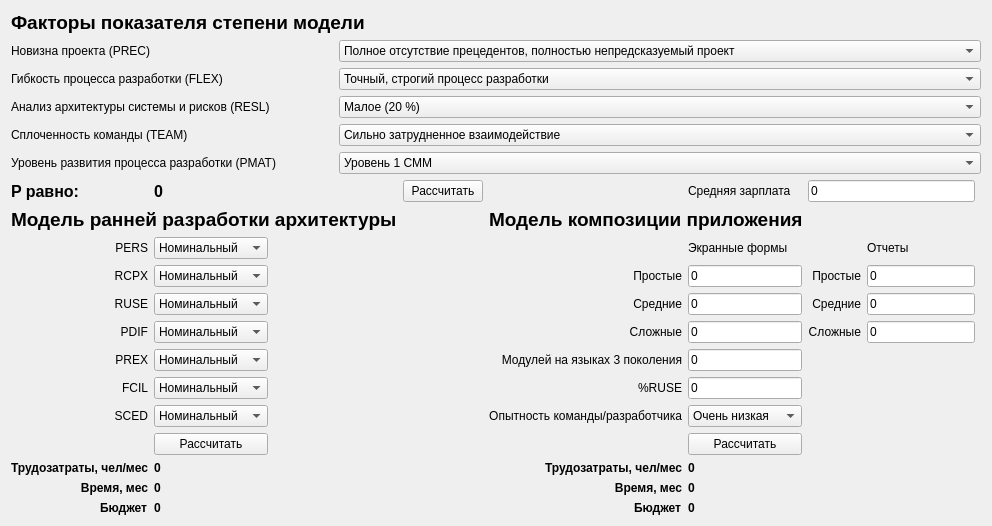
      <widget class="QWidget" name="tab_2">
       <attribute name="title">
        <string>Модели композиции и ранней разработки архитектуры</string>
       </attribute>
       <layout class="QGridLayout" name="gridLayout_3">
        <item row="7" column="1">
         <widget class="QLabel" name="PLabel">
          <property name="font">
           <font>
            <pointsize>12</pointsize>
            <weight>75</weight>
            <bold>true</bold>
           </font>
          </property>
          <property name="text">
           <string>0</string>
          </property>
         </widget>
        </item>
        <item row="7" column="0">
         <widget class="QLabel" name="label_45">
          <property name="font">
           <font>
            <pointsize>12</pointsize>
            <weight>75</weight>
            <bold>true</bold>
           </font>
          </property>
          <property name="text">
           <string>P равно:</string>
          </property>
         </widget>
        </item>
        <item row="13" column="8">
         <widget class="QLineEdit" name="reportMediumEdit">
          <property name="text">
           <string>0</string>
          </property>
         </widget>
        </item>
        <item row="17" column="1">
         <widget class="QComboBox" name="archComboBox_7">
          <property name="currentIndex">
           <number>2</number>
          </property>
          <item>
           <property name="text">
            <string>Очень низкий</string>
           </property>
          </item>
          <item>
           <property name="text">
            <string>Низкий</string>
           </property>
          </item>
          <item>
           <property name="text">
            <string>Номинальный</string>
           </property>
          </item>
          <item>
           <property name="text">
            <string>Высокий</string>
           </property>
          </item>
          <item>
           <property name="text">
            <string>Очень высокий</string>
           </property>
          </item>
         </widget>
        </item>
        <item row="16" column="0">
         <widget class="QLabel" name="label_55">
          <property name="text">
           <string>FCIL</string>
          </property>
          <property name="alignment">
           <set>Qt::AlignRight|Qt::AlignTrailing|Qt::AlignVCenter</set>
          </property>
         </widget>
        </item>
        <item row="16" column="1">
         <widget class="QComboBox" name="archComboBox_6">
          <property name="currentIndex">
           <number>2</number>
          </property>
          <item>
           <property name="text">
            <string>Очень низкий</string>
           </property>
          </item>
          <item>
           <property name="text">
            <string>Низкий</string>
           </property>
          </item>
          <item>
           <property name="text">
            <string>Номинальный</string>
           </property>
          </item>
          <item>
           <property name="text">
            <string>Высокий</string>
           </property>
          </item>
          <item>
           <property name="text">
            <string>Очень высокий</string>
           </property>
          </item>
          <item>
           <property name="text">
            <string>Сверхвысокий</string>
           </property>
          </item>
         </widget>
        </item>
        <item row="17" column="0">
         <widget class="QLabel" name="label_56">
          <property name="text">
           <string>SCED</string>
          </property>
          <property name="alignment">
           <set>Qt::AlignRight|Qt::AlignTrailing|Qt::AlignVCenter</set>
          </property>
         </widget>
        </item>
        <item row="20" column="0">
         <widget class="QLabel" name="label_69">
          <property name="font">
           <font>
            <weight>75</weight>
            <bold>true</bold>
           </font>
          </property>
          <property name="text">
           <string>Время, мес</string>
          </property>
          <property name="alignment">
           <set>Qt::AlignRight|Qt::AlignTrailing|Qt::AlignVCenter</set>
          </property>
         </widget>
        </item>
        <item row="10" column="8">
         <widget class="QLabel" name="label_63">
          <property name="text">
           <string>Отчеты</string>
          </property>
         </widget>
        </item>
        <item row="20" column="1">
         <widget class="QLabel" name="archTimeLabel">
          <property name="font">
           <font>
            <weight>75</weight>
            <bold>true</bold>
           </font>
          </property>
          <property name="text">
           <string>0</string>
          </property>
         </widget>
        </item>
        <item row="10" column="6">
         <widget class="QLabel" name="label_59">
          <property name="text">
           <string>Экранные формы</string>
          </property>
         </widget>
        </item>
        <item row="19" column="1">
         <widget class="QLabel" name="archLabLabel">
          <property name="font">
           <font>
            <weight>75</weight>
            <bold>true</bold>
           </font>
          </property>
          <property name="text">
           <string>0</string>
          </property>
         </widget>
        </item>
        <item row="19" column="6">
         <widget class="QLabel" name="compLabLabel">
          <property name="font">
           <font>
            <weight>75</weight>
            <bold>true</bold>
           </font>
          </property>
          <property name="text">
           <string>0</string>
          </property>
         </widget>
        </item>
        <item row="18" column="1">
         <widget class="QPushButton" name="archCalculateButton">
          <property name="text">
           <string>Рассчитать</string>
          </property>
         </widget>
        </item>
        <item row="18" column="6">
         <widget class="QPushButton" name="compCalculateButton">
          <property name="text">
           <string>Рассчитать</string>
          </property>
         </widget>
        </item>
        <item row="20" column="5">
         <widget class="QLabel" name="label_75">
          <property name="font">
           <font>
            <weight>75</weight>
            <bold>true</bold>
           </font>
          </property>
          <property name="text">
           <string>Время, мес</string>
          </property>
          <property name="alignment">
           <set>Qt::AlignRight|Qt::AlignTrailing|Qt::AlignVCenter</set>
          </property>
         </widget>
        </item>
        <item row="20" column="6">
         <widget class="QLabel" name="compTimeLabel">
          <property name="font">
           <font>
            <weight>75</weight>
            <bold>true</bold>
           </font>
          </property>
          <property name="text">
           <string>0</string>
          </property>
         </widget>
        </item>
        <item row="19" column="5">
         <widget class="QLabel" name="label_74">
          <property name="font">
           <font>
            <weight>75</weight>
            <bold>true</bold>
           </font>
          </property>
          <property name="text">
           <string>Трудозатраты, чел/мес</string>
          </property>
          <property name="alignment">
           <set>Qt::AlignRight|Qt::AlignTrailing|Qt::AlignVCenter</set>
          </property>
         </widget>
        </item>
        <item row="14" column="6">
         <widget class="QLineEdit" name="screenDifficultEdit">
          <property name="text">
           <string>0</string>
          </property>
         </widget>
        </item>
        <item row="14" column="7">
         <widget class="QLabel" name="label_66">
          <property name="text">
           <string>Сложные</string>
          </property>
          <property name="alignment">
           <set>Qt::AlignRight|Qt::AlignTrailing|Qt::AlignVCenter</set>
          </property>
         </widget>
        </item>
        <item row="12" column="5">
         <widget class="QLabel" name="label_60">
          <property name="text">
           <string>Простые</string>
          </property>
          <property name="alignment">
           <set>Qt::AlignRight|Qt::AlignTrailing|Qt::AlignVCenter</set>
          </property>
         </widget>
        </item>
        <item row="15" column="1">
         <widget class="QComboBox" name="archComboBox_5">
          <property name="currentIndex">
           <number>2</number>
          </property>
          <item>
           <property name="text">
            <string>Очень низкий</string>
           </property>
          </item>
          <item>
           <property name="text">
            <string>Низкий</string>
           </property>
          </item>
          <item>
           <property name="text">
            <string>Номинальный</string>
           </property>
          </item>
          <item>
           <property name="text">
            <string>Высокий</string>
           </property>
          </item>
          <item>
           <property name="text">
            <string>Очень высокий</string>
           </property>
          </item>
          <item>
           <property name="text">
            <string>Сверхвысокий</string>
           </property>
          </item>
         </widget>
        </item>
        <item row="3" column="0" colspan="3">
         <widget class="QLabel" name="label_23">
          <property name="text">
           <string>Анализ архитектуры системы и рисков (RESL)</string>
          </property>
         </widget>
        </item>
        <item row="5" column="0" colspan="3">
         <widget class="QLabel" name="label_25">
          <property name="text">
           <string>Уровень развития процесса разработки (PMAT)</string>
          </property>
         </widget>
        </item>
        <item row="9" column="0" colspan="4">
         <widget class="QLabel" name="label_48">
          <property name="font">
           <font>
            <pointsize>14</pointsize>
            <weight>75</weight>
            <bold>true</bold>
           </font>
          </property>
          <property name="text">
           <string>Модель ранней разработки архитектуры</string>
          </property>
         </widget>
        </item>
        <item row="2" column="3" colspan="7">
         <widget class="QComboBox" name="powComboBox_2">
          <item>
           <property name="text">
            <string>Точный, строгий процесс разработки</string>
           </property>
          </item>
          <item>
           <property name="text">
            <string>Случайные послабления в процессе</string>
           </property>
          </item>
          <item>
           <property name="text">
            <string>Некоторые послабления в процессе</string>
           </property>
          </item>
          <item>
           <property name="text">
            <string>Большей частью согласованный процесс </string>
           </property>
          </item>
          <item>
           <property name="text">
            <string>Некоторое согласование процесса</string>
           </property>
          </item>
          <item>
           <property name="text">
            <string>Заказчик определил только общие цели </string>
           </property>
          </item>
         </widget>
        </item>
        <item row="1" column="0" colspan="3">
         <widget class="QLabel" name="label_21">
          <property name="text">
           <string>Новизна проекта (PREC)</string>
          </property>
         </widget>
        </item>
        <item row="4" column="3" colspan="7">
         <widget class="QComboBox" name="powComboBox_4">
          <item>
           <property name="text">
            <string>Сильно затрудненное взаимодействие</string>
           </property>
          </item>
          <item>
           <property name="text">
            <string>Несколько затрудненное взаимодействие</string>
           </property>
          </item>
          <item>
           <property name="text">
            <string>Некоторая согласованность</string>
           </property>
          </item>
          <item>
           <property name="text">
            <string>Повышенная согласованность</string>
           </property>
          </item>
          <item>
           <property name="text">
            <string>Высокая согласованность</string>
           </property>
          </item>
          <item>
           <property name="text">
            <string>Взаимодействие как в едином целом</string>
           </property>
          </item>
         </widget>
        </item>
        <item row="4" column="0" colspan="3">
         <widget class="QLabel" name="label_24">
          <property name="text">
           <string>Сплоченность команды (TEAM)</string>
          </property>
         </widget>
        </item>
        <item row="10" column="0">
         <widget class="QLabel" name="label_50">
          <property name="text">
           <string>PERS</string>
          </property>
          <property name="alignment">
           <set>Qt::AlignRight|Qt::AlignTrailing|Qt::AlignVCenter</set>
          </property>
         </widget>
        </item>
        <item row="10" column="1">
         <widget class="QComboBox" name="archComboBox_1">
          <property name="currentIndex">
           <number>2</number>
          </property>
          <item>
           <property name="text">
            <string>Очень низкий</string>
           </property>
          </item>
          <item>
           <property name="text">
            <string>Низкий</string>
           </property>
          </item>
          <item>
           <property name="text">
            <string>Номинальный</string>
           </property>
          </item>
          <item>
           <property name="text">
            <string>Высокий</string>
           </property>
          </item>
          <item>
           <property name="text">
            <string>Очень высокий</string>
           </property>
          </item>
          <item>
           <property name="text">
            <string>Сверхвысокий</string>
           </property>
          </item>
         </widget>
        </item>
        <item row="14" column="8">
         <widget class="QLineEdit" name="reportDifficultEdit">
          <property name="text">
           <string>0</string>
          </property>
         </widget>
        </item>
        <item row="13" column="5">
         <widget class="QLabel" name="label_61">
          <property name="text">
           <string>Средние</string>
          </property>
          <property name="alignment">
           <set>Qt::AlignRight|Qt::AlignTrailing|Qt::AlignVCenter</set>
          </property>
         </widget>
        </item>
        <item row="12" column="7">
         <widget class="QLabel" name="label_64">
          <property name="text">
           <string>Простые</string>
          </property>
          <property name="alignment">
           <set>Qt::AlignRight|Qt::AlignTrailing|Qt::AlignVCenter</set>
          </property>
         </widget>
        </item>
        <item row="12" column="8">
         <widget class="QLineEdit" name="reportSimpleEdit">
          <property name="text">
           <string>0</string>
          </property>
         </widget>
        </item>
        <item row="14" column="5">
         <widget class="QLabel" name="label_62">
          <property name="text">
           <string>Сложные</string>
          </property>
          <property name="alignment">
           <set>Qt::AlignRight|Qt::AlignTrailing|Qt::AlignVCenter</set>
          </property>
         </widget>
        </item>
        <item row="17" column="6">
         <widget class="QComboBox" name="expComboBox">
          <item>
           <property name="text">
            <string>Очень низкая</string>
           </property>
          </item>
          <item>
           <property name="text">
            <string>Низкая</string>
           </property>
          </item>
          <item>
           <property name="text">
            <string>Номинальная</string>
           </property>
          </item>
          <item>
           <property name="text">
            <string>Высокая</string>
           </property>
          </item>
          <item>
           <property name="text">
            <string>Очень высокая</string>
           </property>
          </item>
         </widget>
        </item>
        <item row="16" column="6">
         <widget class="QLineEdit" name="RUSEEdit">
          <property name="text">
           <string>0</string>
          </property>
         </widget>
        </item>
        <item row="15" column="6">
         <widget class="QLineEdit" name="gen3Edit">
          <property name="text">
           <string>0</string>
          </property>
         </widget>
        </item>
        <item row="16" column="5">
         <widget class="QLabel" name="label_57">
          <property name="text">
           <string>%RUSE</string>
          </property>
          <property name="alignment">
           <set>Qt::AlignRight|Qt::AlignTrailing|Qt::AlignVCenter</set>
          </property>
         </widget>
        </item>
        <item row="19" column="0">
         <widget class="QLabel" name="label_68">
          <property name="font">
           <font>
            <weight>75</weight>
            <bold>true</bold>
           </font>
          </property>
          <property name="text">
           <string>Трудозатраты, чел/мес</string>
          </property>
          <property name="alignment">
           <set>Qt::AlignRight|Qt::AlignTrailing|Qt::AlignVCenter</set>
          </property>
         </widget>
        </item>
        <item row="13" column="0">
         <widget class="QLabel" name="label_52">
          <property name="text">
           <string>RUSE</string>
          </property>
          <property name="alignment">
           <set>Qt::AlignRight|Qt::AlignTrailing|Qt::AlignVCenter</set>
          </property>
         </widget>
        </item>
        <item row="12" column="1">
         <widget class="QComboBox" name="archComboBox_2">
          <property name="currentIndex">
           <number>2</number>
          </property>
          <item>
           <property name="text">
            <string>Очень низкий</string>
           </property>
          </item>
          <item>
           <property name="text">
            <string>Низкий</string>
           </property>
          </item>
          <item>
           <property name="text">
            <string>Номинальный</string>
           </property>
          </item>
          <item>
           <property name="text">
            <string>Высокий</string>
           </property>
          </item>
          <item>
           <property name="text">
            <string>Очень высокий</string>
           </property>
          </item>
          <item>
           <property name="text">
            <string>Сверхвысокий</string>
           </property>
          </item>
         </widget>
        </item>
        <item row="12" column="0">
         <widget class="QLabel" name="label_51">
          <property name="text">
           <string>RCPX</string>
          </property>
          <property name="alignment">
           <set>Qt::AlignRight|Qt::AlignTrailing|Qt::AlignVCenter</set>
          </property>
         </widget>
        </item>
        <item row="13" column="1">
         <widget class="QComboBox" name="archComboBox_3">
          <property name="currentIndex">
           <number>1</number>
          </property>
          <item>
           <property name="text">
            <string>Низкий</string>
           </property>
          </item>
          <item>
           <property name="text">
            <string>Номинальный</string>
           </property>
          </item>
          <item>
           <property name="text">
            <string>Высокий</string>
           </property>
          </item>
          <item>
           <property name="text">
            <string>Очень высокий</string>
           </property>
          </item>
          <item>
           <property name="text">
            <string>Сверхвысокий</string>
           </property>
          </item>
         </widget>
        </item>
        <item row="13" column="6">
         <widget class="QLineEdit" name="screenMediumEdit">
          <property name="text">
           <string>0</string>
          </property>
         </widget>
        </item>
        <item row="12" column="6">
         <widget class="QLineEdit" name="screenSimpleEdit">
          <property name="text">
           <string>0</string>
          </property>
         </widget>
        </item>
        <item row="9" column="4">
         <spacer name="horizontalSpacer_12">
          <property name="orientation">
           <enum>Qt::Horizontal</enum>
          </property>
          <property name="sizeHint" stdset="0">
           <size>
            <width>40</width>
            <height>20</height>
           </size>
          </property>
         </spacer>
        </item>
        <item row="9" column="5" colspan="5">
         <widget class="QLabel" name="label_49">
          <property name="font">
           <font>
            <pointsize>14</pointsize>
            <weight>75</weight>
            <bold>true</bold>
           </font>
          </property>
          <property name="text">
           <string>Модель композиции приложения</string>
          </property>
         </widget>
        </item>
        <item row="15" column="5">
         <widget class="QLabel" name="label_67">
          <property name="text">
           <string>Модулей на языках 3 поколения</string>
          </property>
          <property name="alignment">
           <set>Qt::AlignRight|Qt::AlignTrailing|Qt::AlignVCenter</set>
          </property>
         </widget>
        </item>
        <item row="17" column="5">
         <widget class="QLabel" name="label_58">
          <property name="text">
           <string>Опытность команды/разработчика</string>
          </property>
          <property name="alignment">
           <set>Qt::AlignRight|Qt::AlignTrailing|Qt::AlignVCenter</set>
          </property>
         </widget>
        </item>
        <item row="15" column="0">
         <widget class="QLabel" name="label_54">
          <property name="text">
           <string>PREX</string>
          </property>
          <property name="alignment">
           <set>Qt::AlignRight|Qt::AlignTrailing|Qt::AlignVCenter</set>
          </property>
         </widget>
        </item>
        <item row="7" column="4">
         <widget class="QPushButton" name="pCalculateButton">
          <property name="text">
           <string>Рассчитать</string>
          </property>
         </widget>
        </item>
        <item row="7" column="6">
         <widget class="QLabel" name="label_71">
          <property name="text">
           <string>Средняя зарплата</string>
          </property>
         </widget>
        </item>
        <item row="7" column="7" colspan="2">
         <widget class="QLineEdit" name="avgSalaryEdit">
          <property name="text">
           <string>0</string>
          </property>
         </widget>
        </item>
        <item row="3" column="3" colspan="7">
         <widget class="QComboBox" name="powComboBox_3">
          <item>
           <property name="text">
            <string>Малое (20 %)</string>
           </property>
          </item>
          <item>
           <property name="text">
            <string>Некоторое (40 %)</string>
           </property>
          </item>
          <item>
           <property name="text">
            <string>Частое (60 %)</string>
           </property>
          </item>
          <item>
           <property name="text">
            <string>В целом (75 %)</string>
           </property>
          </item>
          <item>
           <property name="text">
            <string>Почти полное (90 %)</string>
           </property>
          </item>
          <item>
           <property name="text">
            <string>Полное (100%) </string>
           </property>
          </item>
         </widget>
        </item>
        <item row="14" column="0">
         <widget class="QLabel" name="label_53">
          <property name="text">
           <string>PDIF</string>
          </property>
          <property name="alignment">
           <set>Qt::AlignRight|Qt::AlignTrailing|Qt::AlignVCenter</set>
          </property>
         </widget>
        </item>
        <item row="14" column="1">
         <widget class="QComboBox" name="archComboBox_4">
          <property name="currentIndex">
           <number>1</number>
          </property>
          <item>
           <property name="text">
            <string>Низкий</string>
           </property>
          </item>
          <item>
           <property name="text">
            <string>Номинальный</string>
           </property>
          </item>
          <item>
           <property name="text">
            <string>Высокий</string>
           </property>
          </item>
          <item>
           <property name="text">
            <string>Очень высокий</string>
           </property>
          </item>
          <item>
           <property name="text">
            <string>Сверхвысокий</string>
           </property>
          </item>
         </widget>
        </item>
        <item row="13" column="7">
         <widget class="QLabel" name="label_65">
          <property name="text">
           <string>Средние</string>
          </property>
          <property name="alignment">
           <set>Qt::AlignRight|Qt::AlignTrailing|Qt::AlignVCenter</set>
          </property>
         </widget>
        </item>
        <item row="1" column="3" colspan="7">
         <widget class="QComboBox" name="powComboBox_1">
          <item>
           <property name="text">
            <string>Полное отсутствие прецедентов, полностью непредсказуемый проект</string>
           </property>
          </item>
          <item>
           <property name="text">
            <string>Почти полное отсутствие прецедентов, в значительной мере непредсказуемый проект</string>
           </property>
          </item>
          <item>
           <property name="text">
            <string>Наличие некоторого количества прецедентов</string>
           </property>
          </item>
          <item>
           <property name="text">
            <string>Общее знакомство с проектом</string>
           </property>
          </item>
          <item>
           <property name="text">
            <string>Значительное знакомство с проектом</string>
           </property>
          </item>
          <item>
           <property name="text">
            <string>Полное знакомство с проектом</string>
           </property>
          </item>
         </widget>
        </item>
        <item row="2" column="0" colspan="3">
         <widget class="QLabel" name="label_22">
          <property name="text">
           <string>Гибкость процесса разработки (FLEX)</string>
          </property>
         </widget>
        </item>
        <item row="5" column="3" colspan="7">
         <widget class="QComboBox" name="powComboBox_5">
          <item>
           <property name="text">
            <string>Уровень 1 СММ</string>
           </property>
          </item>
          <item>
           <property name="text">
            <string>Уровень 1+ СММ</string>
           </property>
          </item>
          <item>
           <property name="text">
            <string>Уровень 2 СММ</string>
           </property>
          </item>
          <item>
           <property name="text">
            <string>Уровень 3 СММ</string>
           </property>
          </item>
          <item>
           <property name="text">
            <string>Уровень 7 СММ</string>
           </property>
          </item>
          <item>
           <property name="text">
            <string>Уровень 5 СММ</string>
           </property>
          </item>
         </widget>
        </item>
        <item row="0" column="0" colspan="10">
         <widget class="QLabel" name="label_20">
          <property name="font">
           <font>
            <pointsize>14</pointsize>
            <weight>75</weight>
            <bold>true</bold>
           </font>
          </property>
          <property name="text">
           <string>Факторы показателя степени модели</string>
          </property>
         </widget>
        </item>
        <item row="21" column="5" alignment="Qt::AlignRight">
         <widget class="QLabel" name="label_72">
          <property name="styleSheet">
           <string notr="true"/>
          </property>
          <property name="text">
           <string>&lt;html&gt;&lt;head/&gt;&lt;body&gt;&lt;p&gt;&lt;span style=&quot; font-weight:600;&quot;&gt;Бюджет&lt;/span&gt;&lt;/p&gt;&lt;/body&gt;&lt;/html&gt;</string>
          </property>
         </widget>
        </item>
        <item row="21" column="6">
         <widget class="QLabel" name="compBudgetLabel">
          <property name="text">
           <string>&lt;html&gt;&lt;head/&gt;&lt;body&gt;&lt;p&gt;&lt;span style=&quot; font-weight:600;&quot;&gt;0&lt;/span&gt;&lt;/p&gt;&lt;/body&gt;&lt;/html&gt;</string>
          </property>
         </widget>
        </item>
        <item row="21" column="0" alignment="Qt::AlignRight">
         <widget class="QLabel" name="label_73">
          <property name="text">
           <string>&lt;html&gt;&lt;head/&gt;&lt;body&gt;&lt;p&gt;&lt;span style=&quot; font-weight:600;&quot;&gt;Бюджет&lt;/span&gt;&lt;/p&gt;&lt;/body&gt;&lt;/html&gt;</string>
          </property>
         </widget>
        </item>
        <item row="21" column="1">
         <widget class="QLabel" name="archBudgetLabel">
          <property name="text">
           <string>&lt;html&gt;&lt;head/&gt;&lt;body&gt;&lt;p&gt;&lt;span style=&quot; font-weight:600;&quot;&gt;0&lt;/span&gt;&lt;/p&gt;&lt;/body&gt;&lt;/html&gt;</string>
          </property>
         </widget>
        </item>
       </layout>
      </widget>
